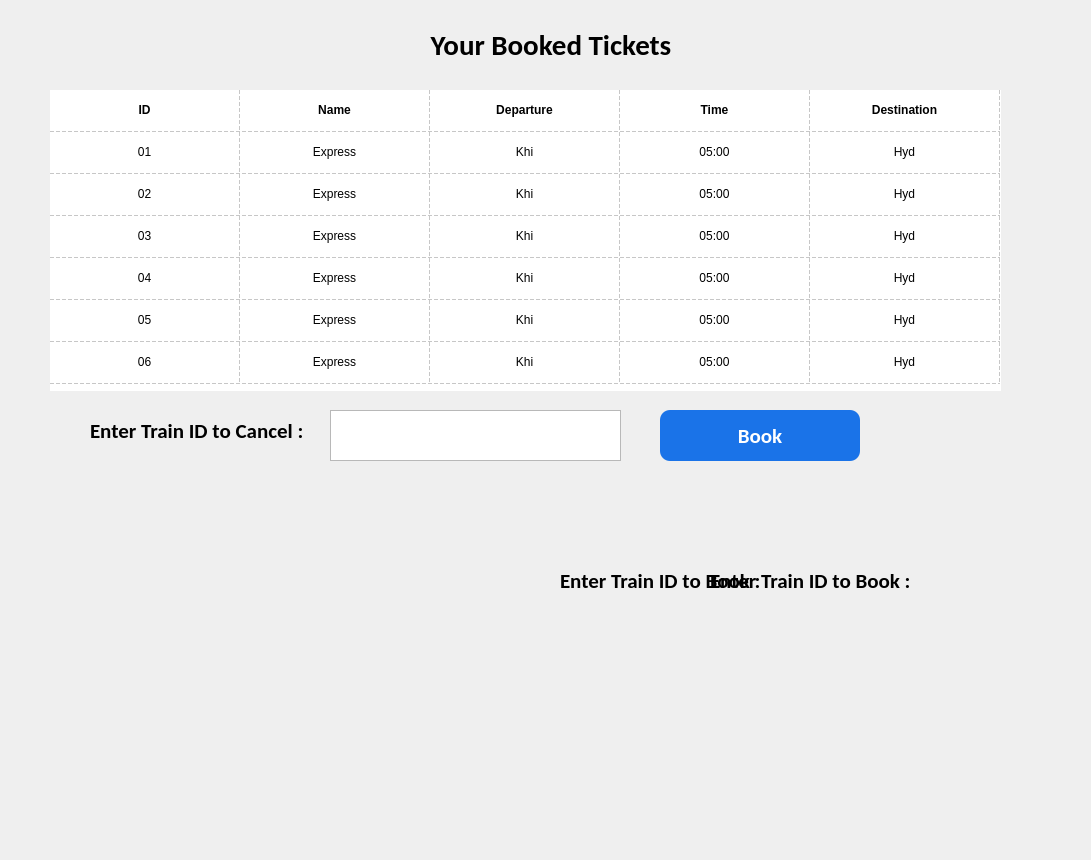
    <widget class="QWidget" name="tab_cancel">
     <attribute name="title">
      <string>Cancel Ticket</string>
     </attribute>
     <widget class="QLabel" name="label_6">
      <property name="geometry">
       <rect>
        <x>10</x>
        <y>-150</y>
        <width>1051</width>
        <height>851</height>
       </rect>
      </property>
      <property name="text">
       <string/>
      </property>
      <property name="pixmap">
       <pixmap>images/bg.jpg</pixmap>
      </property>
      <property name="scaledContents">
       <bool>true</bool>
      </property>
     </widget>
     <widget class="QTableWidget" name="tableWidget_2">
      <property name="geometry">
       <rect>
        <x>50</x>
        <y>90</y>
        <width>951</width>
        <height>301</height>
       </rect>
      </property>
      <property name="layoutDirection">
       <enum>Qt::LeftToRight</enum>
      </property>
      <property name="styleSheet">
       <string notr="true">
font-size:20px;
background-color:rgba(0,0,0,0.6);
QTableWidget::row{
background-color:rgba(0,0,0,0.6);
}

</string>
      </property>
      <property name="frameShape">
       <enum>QFrame::NoFrame</enum>
      </property>
      <property name="lineWidth">
       <number>1</number>
      </property>
      <property name="autoScroll">
       <bool>true</bool>
      </property>
      <property name="tabKeyNavigation">
       <bool>false</bool>
      </property>
      <property name="selectionMode">
       <enum>QAbstractItemView::NoSelection</enum>
      </property>
      <property name="showGrid">
       <bool>true</bool>
      </property>
      <property name="gridStyle">
       <enum>Qt::DashLine</enum>
      </property>
      <property name="sortingEnabled">
       <bool>false</bool>
      </property>
      <property name="wordWrap">
       <bool>true</bool>
      </property>
      <property name="cornerButtonEnabled">
       <bool>false</bool>
      </property>
      <property name="rowCount">
       <number>7</number>
      </property>
      <property name="columnCount">
       <number>5</number>
      </property>
      <attribute name="horizontalHeaderVisible">
       <bool>false</bool>
      </attribute>
      <attribute name="horizontalHeaderDefaultSectionSize">
       <number>190</number>
      </attribute>
      <attribute name="horizontalHeaderMinimumSectionSize">
       <number>100</number>
      </attribute>
      <attribute name="verticalHeaderVisible">
       <bool>false</bool>
      </attribute>
      <attribute name="verticalHeaderDefaultSectionSize">
       <number>42</number>
      </attribute>
      <row/>
      <row/>
      <row/>
      <row/>
      <row/>
      <row/>
      <row/>
      <column>
       <property name="text">
        <string>ID</string>
       </property>
       <property name="font">
        <font>
         <family>Calibri</family>
         <pointsize>16</pointsize>
         <weight>75</weight>
         <bold>true</bold>
        </font>
       </property>
       <property name="textAlignment">
        <set>AlignCenter</set>
       </property>
       <property name="background">
        <color alpha="1">
         <red>0</red>
         <green>0</green>
         <blue>0</blue>
        </color>
       </property>
      </column>
      <column>
       <property name="text">
        <string>Name</string>
       </property>
       <property name="font">
        <font>
         <family>Calibri</family>
         <pointsize>16</pointsize>
         <weight>75</weight>
         <bold>true</bold>
        </font>
       </property>
       <property name="textAlignment">
        <set>AlignCenter</set>
       </property>
      </column>
      <column>
       <property name="text">
        <string>Departure</string>
       </property>
       <property name="font">
        <font>
         <family>Calibri</family>
         <pointsize>16</pointsize>
         <weight>75</weight>
         <bold>true</bold>
        </font>
       </property>
       <property name="textAlignment">
        <set>AlignCenter</set>
       </property>
      </column>
      <column>
       <property name="text">
        <string>Time</string>
       </property>
       <property name="font">
        <font>
         <family>Calibri</family>
         <pointsize>16</pointsize>
         <weight>75</weight>
         <bold>true</bold>
        </font>
       </property>
       <property name="textAlignment">
        <set>AlignCenter</set>
       </property>
      </column>
      <column>
       <property name="text">
        <string>Destination</string>
       </property>
       <property name="font">
        <font>
         <family>Calibri</family>
         <pointsize>16</pointsize>
         <weight>75</weight>
         <bold>true</bold>
        </font>
       </property>
       <property name="textAlignment">
        <set>AlignCenter</set>
       </property>
      </column>
      <item row="0" column="0">
       <property name="text">
        <string>ID</string>
       </property>
       <property name="font">
        <font>
         <weight>75</weight>
         <bold>true</bold>
        </font>
       </property>
       <property name="textAlignment">
        <set>AlignCenter</set>
       </property>
       <property name="foreground">
        <brush brushstyle="NoBrush">
         <color alpha="255">
          <red>255</red>
          <green>255</green>
          <blue>255</blue>
         </color>
        </brush>
       </property>
      </item>
      <item row="0" column="1">
       <property name="text">
        <string>Name</string>
       </property>
       <property name="font">
        <font>
         <weight>75</weight>
         <bold>true</bold>
        </font>
       </property>
       <property name="textAlignment">
        <set>AlignCenter</set>
       </property>
       <property name="foreground">
        <brush brushstyle="NoBrush">
         <color alpha="255">
          <red>255</red>
          <green>255</green>
          <blue>255</blue>
         </color>
        </brush>
       </property>
      </item>
      <item row="0" column="2">
       <property name="text">
        <string>Departure</string>
       </property>
       <property name="font">
        <font>
         <weight>75</weight>
         <bold>true</bold>
        </font>
       </property>
       <property name="textAlignment">
        <set>AlignCenter</set>
       </property>
       <property name="foreground">
        <brush brushstyle="NoBrush">
         <color alpha="255">
          <red>255</red>
          <green>255</green>
          <blue>255</blue>
         </color>
        </brush>
       </property>
      </item>
      <item row="0" column="3">
       <property name="text">
        <string>Time</string>
       </property>
       <property name="font">
        <font>
         <weight>75</weight>
         <bold>true</bold>
        </font>
       </property>
       <property name="textAlignment">
        <set>AlignCenter</set>
       </property>
       <property name="foreground">
        <brush brushstyle="NoBrush">
         <color alpha="255">
          <red>255</red>
          <green>255</green>
          <blue>255</blue>
         </color>
        </brush>
       </property>
      </item>
      <item row="0" column="4">
       <property name="text">
        <string>Destination</string>
       </property>
       <property name="font">
        <font>
         <weight>75</weight>
         <bold>true</bold>
        </font>
       </property>
       <property name="textAlignment">
        <set>AlignCenter</set>
       </property>
       <property name="foreground">
        <brush brushstyle="NoBrush">
         <color alpha="255">
          <red>255</red>
          <green>255</green>
          <blue>255</blue>
         </color>
        </brush>
       </property>
      </item>
      <item row="1" column="0">
       <property name="text">
        <string>01</string>
       </property>
       <property name="textAlignment">
        <set>AlignCenter</set>
       </property>
       <property name="foreground">
        <brush brushstyle="NoBrush">
         <color alpha="255">
          <red>255</red>
          <green>255</green>
          <blue>255</blue>
         </color>
        </brush>
       </property>
      </item>
      <item row="1" column="1">
       <property name="text">
        <string>Express</string>
       </property>
       <property name="textAlignment">
        <set>AlignCenter</set>
       </property>
       <property name="foreground">
        <brush brushstyle="NoBrush">
         <color alpha="255">
          <red>255</red>
          <green>255</green>
          <blue>255</blue>
         </color>
        </brush>
       </property>
      </item>
      <item row="1" column="2">
       <property name="text">
        <string>Khi</string>
       </property>
       <property name="textAlignment">
        <set>AlignCenter</set>
       </property>
       <property name="foreground">
        <brush brushstyle="NoBrush">
         <color alpha="255">
          <red>255</red>
          <green>255</green>
          <blue>255</blue>
         </color>
        </brush>
       </property>
      </item>
      <item row="1" column="3">
       <property name="text">
        <string>05:00</string>
       </property>
       <property name="textAlignment">
        <set>AlignCenter</set>
       </property>
       <property name="foreground">
        <brush brushstyle="NoBrush">
         <color alpha="255">
          <red>255</red>
          <green>255</green>
          <blue>255</blue>
         </color>
        </brush>
       </property>
      </item>
      <item row="1" column="4">
       <property name="text">
        <string>Hyd</string>
       </property>
       <property name="textAlignment">
        <set>AlignCenter</set>
       </property>
       <property name="foreground">
        <brush brushstyle="NoBrush">
         <color alpha="255">
          <red>255</red>
          <green>255</green>
          <blue>255</blue>
         </color>
        </brush>
       </property>
      </item>
      <item row="2" column="0">
       <property name="text">
        <string>02</string>
       </property>
       <property name="textAlignment">
        <set>AlignCenter</set>
       </property>
       <property name="foreground">
        <brush brushstyle="NoBrush">
         <color alpha="255">
          <red>255</red>
          <green>255</green>
          <blue>255</blue>
         </color>
        </brush>
       </property>
      </item>
      <item row="2" column="1">
       <property name="text">
        <string>Express</string>
       </property>
       <property name="textAlignment">
        <set>AlignCenter</set>
       </property>
       <property name="foreground">
        <brush brushstyle="NoBrush">
         <color alpha="255">
          <red>255</red>
          <green>255</green>
          <blue>255</blue>
         </color>
        </brush>
       </property>
      </item>
      <item row="2" column="2">
       <property name="text">
        <string>Khi</string>
       </property>
       <property name="textAlignment">
        <set>AlignCenter</set>
       </property>
       <property name="foreground">
        <brush brushstyle="NoBrush">
         <color alpha="255">
          <red>255</red>
          <green>255</green>
          <blue>255</blue>
         </color>
        </brush>
       </property>
      </item>
      <item row="2" column="3">
       <property name="text">
        <string>05:00</string>
       </property>
       <property name="textAlignment">
        <set>AlignCenter</set>
       </property>
       <property name="foreground">
        <brush brushstyle="NoBrush">
         <color alpha="255">
          <red>255</red>
          <green>255</green>
          <blue>255</blue>
         </color>
        </brush>
       </property>
      </item>
      <item row="2" column="4">
       <property name="text">
        <string>Hyd</string>
       </property>
       <property name="textAlignment">
        <set>AlignCenter</set>
       </property>
       <property name="foreground">
        <brush brushstyle="NoBrush">
         <color alpha="255">
          <red>255</red>
          <green>255</green>
          <blue>255</blue>
         </color>
        </brush>
       </property>
      </item>
      <item row="3" column="0">
       <property name="text">
        <string>03</string>
       </property>
       <property name="textAlignment">
        <set>AlignCenter</set>
       </property>
       <property name="foreground">
        <brush brushstyle="NoBrush">
         <color alpha="255">
          <red>255</red>
          <green>255</green>
          <blue>255</blue>
         </color>
        </brush>
       </property>
      </item>
      <item row="3" column="1">
       <property name="text">
        <string>Express</string>
       </property>
       <property name="textAlignment">
        <set>AlignCenter</set>
       </property>
       <property name="foreground">
        <brush brushstyle="NoBrush">
         <color alpha="255">
          <red>255</red>
          <green>255</green>
          <blue>255</blue>
         </color>
        </brush>
       </property>
      </item>
      <item row="3" column="2">
       <property name="text">
        <string>Khi</string>
       </property>
       <property name="textAlignment">
        <set>AlignCenter</set>
       </property>
       <property name="foreground">
        <brush brushstyle="NoBrush">
         <color alpha="255">
          <red>255</red>
          <green>255</green>
          <blue>255</blue>
         </color>
        </brush>
       </property>
      </item>
      <item row="3" column="3">
       <property name="text">
        <string>05:00</string>
       </property>
       <property name="textAlignment">
        <set>AlignCenter</set>
       </property>
       <property name="foreground">
        <brush brushstyle="NoBrush">
         <color alpha="255">
          <red>255</red>
          <green>255</green>
          <blue>255</blue>
         </color>
        </brush>
       </property>
      </item>
      <item row="3" column="4">
       <property name="text">
        <string>Hyd</string>
       </property>
       <property name="textAlignment">
        <set>AlignCenter</set>
       </property>
       <property name="foreground">
        <brush brushstyle="NoBrush">
         <color alpha="255">
          <red>255</red>
          <green>255</green>
          <blue>255</blue>
         </color>
        </brush>
       </property>
      </item>
      <item row="4" column="0">
       <property name="text">
        <string>04</string>
       </property>
       <property name="textAlignment">
        <set>AlignCenter</set>
       </property>
       <property name="foreground">
        <brush brushstyle="NoBrush">
         <color alpha="255">
          <red>255</red>
          <green>255</green>
          <blue>255</blue>
         </color>
        </brush>
       </property>
      </item>
      <item row="4" column="1">
       <property name="text">
        <string>Express</string>
       </property>
       <property name="textAlignment">
        <set>AlignCenter</set>
       </property>
       <property name="foreground">
        <brush brushstyle="NoBrush">
         <color alpha="255">
          <red>255</red>
          <green>255</green>
          <blue>255</blue>
         </color>
        </brush>
       </property>
      </item>
      <item row="4" column="2">
       <property name="text">
        <string>Khi</string>
       </property>
       <property name="textAlignment">
        <set>AlignCenter</set>
       </property>
       <property name="foreground">
        <brush brushstyle="NoBrush">
         <color alpha="255">
          <red>255</red>
          <green>255</green>
          <blue>255</blue>
         </color>
        </brush>
       </property>
      </item>
      <item row="4" column="3">
       <property name="text">
        <string>05:00</string>
       </property>
       <property name="textAlignment">
        <set>AlignCenter</set>
       </property>
       <property name="foreground">
        <brush brushstyle="NoBrush">
         <color alpha="255">
          <red>255</red>
          <green>255</green>
          <blue>255</blue>
         </color>
        </brush>
       </property>
      </item>
      <item row="4" column="4">
       <property name="text">
        <string>Hyd</string>
       </property>
       <property name="textAlignment">
        <set>AlignCenter</set>
       </property>
       <property name="foreground">
        <brush brushstyle="NoBrush">
         <color alpha="255">
          <red>255</red>
          <green>255</green>
          <blue>255</blue>
         </color>
        </brush>
       </property>
      </item>
      <item row="5" column="0">
       <property name="text">
        <string>05</string>
       </property>
       <property name="textAlignment">
        <set>AlignCenter</set>
       </property>
       <property name="foreground">
        <brush brushstyle="NoBrush">
         <color alpha="255">
          <red>255</red>
          <green>255</green>
          <blue>255</blue>
         </color>
        </brush>
       </property>
      </item>
      <item row="5" column="1">
       <property name="text">
        <string>Express</string>
       </property>
       <property name="textAlignment">
        <set>AlignCenter</set>
       </property>
       <property name="foreground">
        <brush brushstyle="NoBrush">
         <color alpha="255">
          <red>255</red>
          <green>255</green>
          <blue>255</blue>
         </color>
        </brush>
       </property>
      </item>
      <item row="5" column="2">
       <property name="text">
        <string>Khi</string>
       </property>
       <property name="textAlignment">
        <set>AlignCenter</set>
       </property>
       <property name="foreground">
        <brush brushstyle="NoBrush">
         <color alpha="255">
          <red>255</red>
          <green>255</green>
          <blue>255</blue>
         </color>
        </brush>
       </property>
      </item>
      <item row="5" column="3">
       <property name="text">
        <string>05:00</string>
       </property>
       <property name="textAlignment">
        <set>AlignCenter</set>
       </property>
       <property name="foreground">
        <brush brushstyle="NoBrush">
         <color alpha="255">
          <red>255</red>
          <green>255</green>
          <blue>255</blue>
         </color>
        </brush>
       </property>
      </item>
      <item row="5" column="4">
       <property name="text">
        <string>Hyd</string>
       </property>
       <property name="textAlignment">
        <set>AlignCenter</set>
       </property>
       <property name="foreground">
        <brush brushstyle="NoBrush">
         <color alpha="255">
          <red>255</red>
          <green>255</green>
          <blue>255</blue>
         </color>
        </brush>
       </property>
      </item>
      <item row="6" column="0">
       <property name="text">
        <string>06</string>
       </property>
       <property name="textAlignment">
        <set>AlignCenter</set>
       </property>
       <property name="foreground">
        <brush brushstyle="NoBrush">
         <color alpha="255">
          <red>255</red>
          <green>255</green>
          <blue>255</blue>
         </color>
        </brush>
       </property>
      </item>
      <item row="6" column="1">
       <property name="text">
        <string>Express</string>
       </property>
       <property name="textAlignment">
        <set>AlignCenter</set>
       </property>
       <property name="foreground">
        <brush brushstyle="NoBrush">
         <color alpha="255">
          <red>255</red>
          <green>255</green>
          <blue>255</blue>
         </color>
        </brush>
       </property>
      </item>
      <item row="6" column="2">
       <property name="text">
        <string>Khi</string>
       </property>
       <property name="textAlignment">
        <set>AlignCenter</set>
       </property>
       <property name="foreground">
        <brush brushstyle="NoBrush">
         <color alpha="255">
          <red>255</red>
          <green>255</green>
          <blue>255</blue>
         </color>
        </brush>
       </property>
      </item>
      <item row="6" column="3">
       <property name="text">
        <string>05:00</string>
       </property>
       <property name="textAlignment">
        <set>AlignCenter</set>
       </property>
       <property name="foreground">
        <brush brushstyle="NoBrush">
         <color alpha="255">
          <red>255</red>
          <green>255</green>
          <blue>255</blue>
         </color>
        </brush>
       </property>
      </item>
      <item row="6" column="4">
       <property name="text">
        <string>Hyd</string>
       </property>
       <property name="textAlignment">
        <set>AlignCenter</set>
       </property>
       <property name="foreground">
        <brush brushstyle="NoBrush">
         <color alpha="255">
          <red>255</red>
          <green>255</green>
          <blue>255</blue>
         </color>
        </brush>
       </property>
      </item>
     </widget>
     <widget class="QLabel" name="label_15">
      <property name="geometry">
       <rect>
        <x>560</x>
        <y>560</y>
        <width>251</width>
        <height>41</height>
       </rect>
      </property>
      <property name="font">
       <font>
        <family>Calibri</family>
        <pointsize>16</pointsize>
        <weight>75</weight>
        <bold>true</bold>
       </font>
      </property>
      <property name="text">
       <string>Enter Train ID to Book :</string>
      </property>
     </widget>
     <widget class="QLabel" name="label_16">
      <property name="geometry">
       <rect>
        <x>710</x>
        <y>560</y>
        <width>251</width>
        <height>41</height>
       </rect>
      </property>
      <property name="font">
       <font>
        <family>Calibri</family>
        <pointsize>16</pointsize>
        <weight>75</weight>
        <bold>true</bold>
       </font>
      </property>
      <property name="text">
       <string>Enter Train ID to Book :</string>
      </property>
     </widget>
     <widget class="QLabel" name="label_17">
      <property name="geometry">
       <rect>
        <x>90</x>
        <y>410</y>
        <width>251</width>
        <height>41</height>
       </rect>
      </property>
      <property name="font">
       <font>
        <family>Calibri</family>
        <pointsize>16</pointsize>
        <weight>75</weight>
        <bold>true</bold>
       </font>
      </property>
      <property name="text">
       <string>Enter Train ID to Cancel :</string>
      </property>
     </widget>
     <widget class="QPlainTextEdit" name="plainTextEdit_6">
      <property name="geometry">
       <rect>
        <x>330</x>
        <y>410</y>
        <width>291</width>
        <height>51</height>
       </rect>
      </property>
     </widget>
     <widget class="QLabel" name="label_home_3">
      <property name="geometry">
       <rect>
        <x>20</x>
        <y>20</y>
        <width>1062</width>
        <height>50</height>
       </rect>
      </property>
      <property name="font">
       <font>
        <family>Calibri</family>
        <pointsize>22</pointsize>
        <weight>75</weight>
        <bold>true</bold>
       </font>
      </property>
      <property name="styleSheet">
       <string notr="true">color : &quot;#fff&quot;;
</string>
      </property>
      <property name="text">
       <string>Your Booked Tickets</string>
      </property>
      <property name="alignment">
       <set>Qt::AlignCenter</set>
      </property>
     </widget>
     <widget class="QPushButton" name="pushButton_2">
      <property name="geometry">
       <rect>
        <x>660</x>
        <y>410</y>
        <width>200</width>
        <height>51</height>
       </rect>
      </property>
      <property name="font">
       <font>
        <family>Calibri</family>
        <pointsize>16</pointsize>
        <weight>75</weight>
        <italic>false</italic>
        <bold>true</bold>
       </font>
      </property>
      <property name="styleSheet">
       <string notr="true">border-radius:10px;
background-color: #1a73e8;
color : #fff;
</string>
      </property>
      <property name="text">
       <string>Book</string>
      </property>
     </widget>
    </widget>
